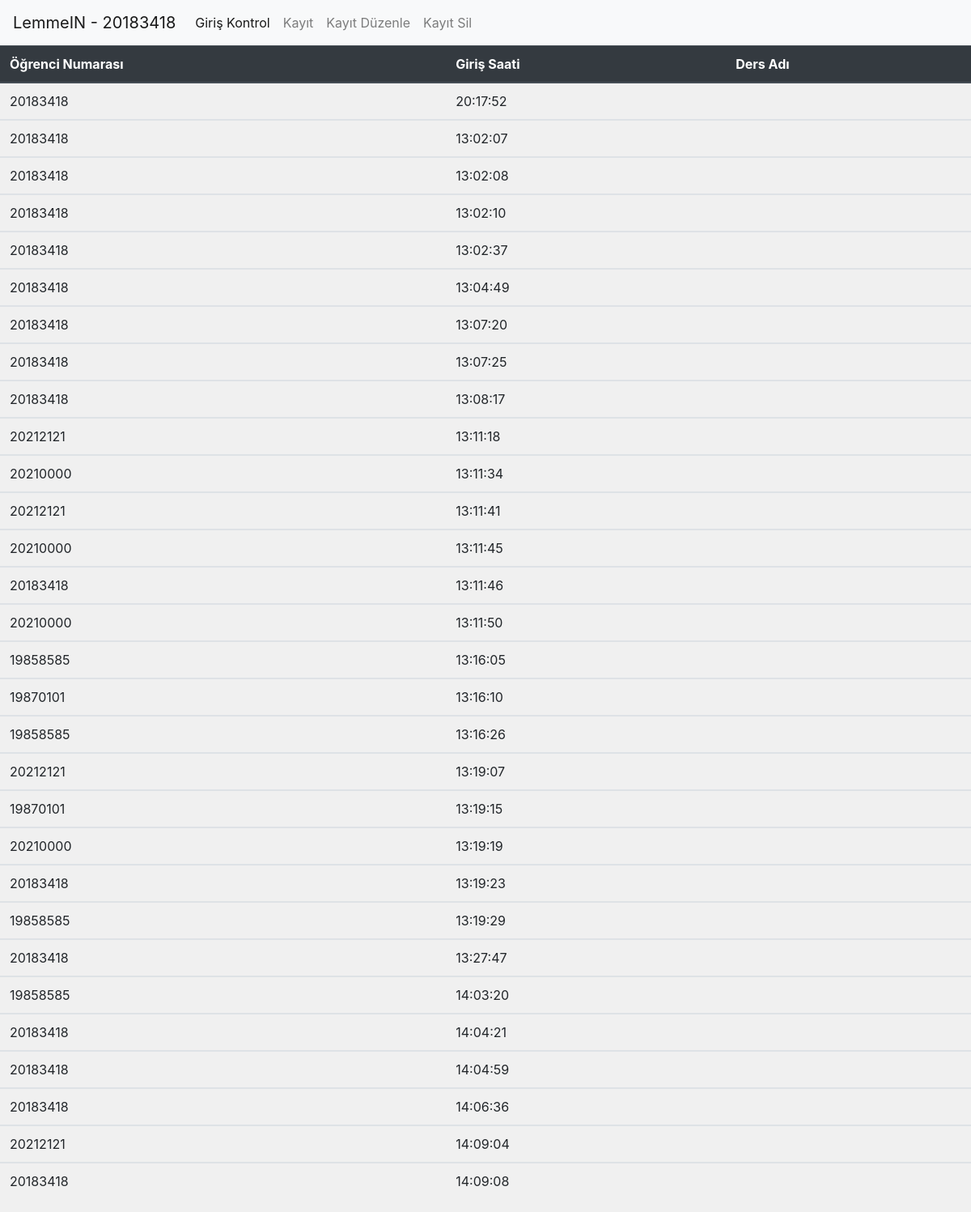
The page /gecmis on the database its author committed.
### tables this page shows
CREATE TABLE "girisler" (
	"ogrenci_no"	INTEGER,
	"zaman"	INTEGER,
	"id"	INTEGER,
	PRIMARY KEY("id" AUTOINCREMENT)
);

### app.py (the view)
@app.route('/gecmis', methods = ['GET', 'POST'])
def gecmis():
	c = sql.connect('ogrenciler.sqlite')
	cur = c.cursor()
	cur.execute("SELECT * from girisler LIMIT 100")
	gecmis = cur.fetchall()
	cur.execute("SELECT ogrenci_no from girisler")
	return render_template('gecmis.html', gecmis=gecmis)

### templates/gecmis.html (shortened to what this page needs)
<link rel="stylesheet" href="https://stackpath.bootstrapcdn.com/bootstrap/4.3.1/css/bootstrap.min.css">
<nav class="navbar navbar-expand-lg navbar-light bg-light">
  <a class="navbar-brand" href="#">LemmeIN - 20183418</a>
  <div class="collapse navbar-collapse" id="navbarSupportedContent">
    <ul class="navbar-nav mr-auto">
      <li class="nav-item active">
        <a class="nav-link" href="http://localhost:5000/">Giriş Kontrol <span class="sr-only">(current)</span></a>
      </li>
      <li class="nav-item">
        <a class="nav-link" href="http://localhost:5000/kayit">Kayıt</a>
      </li>
      <li class="nav-item">
        <a class="nav-link" href="http://localhost:5000/kayit_duzenle">Kayıt Düzenle</a>
      </li>
      <li class="nav-item">
        <a class="nav-link" href="http://localhost:5000/kayit_silme">Kayıt Sil</a>
      </li>
    </ul>
  </div>
</nav>
<div style="justify-content: center; display: flex; margin-top:0px;">
<table class="table">
  <thead class="thead-dark">
    <tr>
      <th scope="col">Öğrenci Numarası</th>
      <th scope="col">Giriş Saati</th>
      <th scope="col">Ders Adı</th>
    </tr>
    {% for row in gecmis %}
  </thead>
  <tbody>
    <tr>
      <td>{{ row[0] }}</td>
      <td>{{ row[1] }}</td>
      <td></td>
    </tr>
  </tbody>
  {% endfor %}
</table>
</div>

### rows shown on the page
girisler: ogrenci_no "20183418", zaman "20:17:52"
girisler: ogrenci_no "20183418", zaman "13:02:07"
girisler: ogrenci_no "20183418", zaman "13:02:08"
girisler: ogrenci_no "20183418", zaman "13:02:10"
girisler: ogrenci_no "20183418", zaman "13:02:37"
girisler: ogrenci_no "20183418", zaman "13:04:49"
girisler: ogrenci_no "20183418", zaman "13:07:20"
girisler: ogrenci_no "20183418", zaman "13:07:25"
girisler: ogrenci_no "20183418", zaman "13:08:17"
girisler: ogrenci_no "20212121", zaman "13:11:18"
girisler: ogrenci_no "20210000", zaman "13:11:34"
girisler: ogrenci_no "20212121", zaman "13:11:41"
girisler: ogrenci_no "20210000", zaman "13:11:45"
girisler: ogrenci_no "20183418", zaman "13:11:46"
girisler: ogrenci_no "20210000", zaman "13:11:50"
girisler: ogrenci_no "19858585", zaman "13:16:05"
girisler: ogrenci_no "19870101", zaman "13:16:10"
girisler: ogrenci_no "19858585", zaman "13:16:26"
girisler: ogrenci_no "20212121", zaman "13:19:07"
girisler: ogrenci_no "19870101", zaman "13:19:15"
girisler: ogrenci_no "20210000", zaman "13:19:19"
girisler: ogrenci_no "20183418", zaman "13:19:23"
girisler: ogrenci_no "19858585", zaman "13:19:29"
girisler: ogrenci_no "20183418", zaman "13:27:47"
girisler: ogrenci_no "19858585", zaman "14:03:20"
girisler: ogrenci_no "20183418", zaman "14:04:21"
girisler: ogrenci_no "20183418", zaman "14:04:59"
girisler: ogrenci_no "20183418", zaman "14:06:36"
girisler: ogrenci_no "20212121", zaman "14:09:04"
girisler: ogrenci_no "20183418", zaman "14:09:08"
